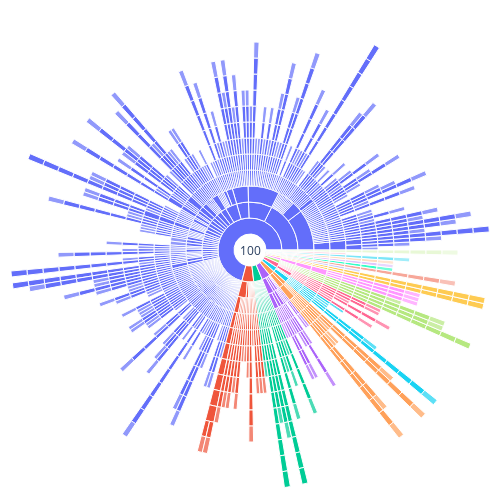

The cell this chart's notebook holds for it:
### Markdown cell above
Let's visualize the questions in a bit more intuitive fashion. Try interacting with the plots below - you can hover the areas or press them if you like!

### Code cell
N = 251
visualization_depth = 15

temp = createSunburstVariables(okvqa['trainval'], N)
plotSunburst(temp, N, visualization_depth=visualization_depth, use_dash=False)

### Figure 1 — Plotly figure (JSON) as saved in the notebook; plotly's stock layout.template omitted (floating-point values rounded to 4 significant figures; data arrays with more than 128 entries replaced by an {"elided": "..."} marker saying what was removed)
{"data": [{"branchvalues": "total", "domain": {"column": 1}, "hovertemplate": "<b>%{label} </b> <br> Percentage: %{text:.2f}%", "ids": {"elided": "1508 str values"}, "insidetextorientation": "radial", "labels": {"elided": "1508 str values"}, "maxdepth": 15, "parents": {"elided": "1508 str values"}, "text": {"elided": "1508 float values"}, "type": "sunburst", "values": {"elided": "1508 int values"}}], "layout": {"autosize": false, "height": 500, "margin": {"b": 10, "l": 10, "r": 10, "t": 10}, "uniformtext": {"minsize": 10, "mode": "hide"}, "width": 500}}
